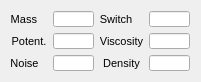
  <widget class="QWidget" name="layoutWidget_8">
   <property name="geometry">
    <rect>
     <x>229</x>
     <y>579</y>
     <width>189</width>
     <height>64</height>
    </rect>
   </property>
   <layout class="QHBoxLayout" name="horizontalLayout_18">
    <item>
     <layout class="QVBoxLayout" name="verticalLayout_50">
      <item>
       <widget class="QLabel" name="label_55">
        <property name="sizePolicy">
         <sizepolicy hsizetype="Fixed" vsizetype="Preferred">
          <horstretch>0</horstretch>
          <verstretch>0</verstretch>
         </sizepolicy>
        </property>
        <property name="minimumSize">
         <size>
          <width>26</width>
          <height>16</height>
         </size>
        </property>
        <property name="maximumSize">
         <size>
          <width>26</width>
          <height>16</height>
         </size>
        </property>
        <property name="font">
         <font>
          <pointsize>8</pointsize>
         </font>
        </property>
        <property name="text">
         <string>Mass</string>
        </property>
        <property name="alignment">
         <set>Qt::AlignRight|Qt::AlignTrailing|Qt::AlignVCenter</set>
        </property>
       </widget>
      </item>
      <item>
       <widget class="QLabel" name="label_56">
        <property name="sizePolicy">
         <sizepolicy hsizetype="Fixed" vsizetype="Preferred">
          <horstretch>0</horstretch>
          <verstretch>0</verstretch>
         </sizepolicy>
        </property>
        <property name="minimumSize">
         <size>
          <width>36</width>
          <height>16</height>
         </size>
        </property>
        <property name="maximumSize">
         <size>
          <width>36</width>
          <height>16</height>
         </size>
        </property>
        <property name="font">
         <font>
          <pointsize>8</pointsize>
         </font>
        </property>
        <property name="text">
         <string>Potent.</string>
        </property>
        <property name="alignment">
         <set>Qt::AlignCenter</set>
        </property>
       </widget>
      </item>
      <item>
       <widget class="QLabel" name="label_57">
        <property name="sizePolicy">
         <sizepolicy hsizetype="Fixed" vsizetype="Preferred">
          <horstretch>0</horstretch>
          <verstretch>0</verstretch>
         </sizepolicy>
        </property>
        <property name="minimumSize">
         <size>
          <width>27</width>
          <height>16</height>
         </size>
        </property>
        <property name="maximumSize">
         <size>
          <width>27</width>
          <height>16</height>
         </size>
        </property>
        <property name="font">
         <font>
          <pointsize>8</pointsize>
         </font>
        </property>
        <property name="text">
         <string>Noise</string>
        </property>
        <property name="alignment">
         <set>Qt::AlignCenter</set>
        </property>
       </widget>
      </item>
     </layout>
    </item>
    <item>
     <layout class="QVBoxLayout" name="verticalLayout_51">
      <item>
       <widget class="QLineEdit" name="unit4MassLineEdit">
        <property name="enabled">
         <bool>true</bool>
        </property>
        <property name="sizePolicy">
         <sizepolicy hsizetype="Fixed" vsizetype="Fixed">
          <horstretch>0</horstretch>
          <verstretch>0</verstretch>
         </sizepolicy>
        </property>
        <property name="minimumSize">
         <size>
          <width>41</width>
          <height>16</height>
         </size>
        </property>
        <property name="maximumSize">
         <size>
          <width>41</width>
          <height>16</height>
         </size>
        </property>
        <property name="font">
         <font>
          <pointsize>8</pointsize>
         </font>
        </property>
        <property name="alignment">
         <set>Qt::AlignRight|Qt::AlignTrailing|Qt::AlignVCenter</set>
        </property>
       </widget>
      </item>
      <item>
       <widget class="QLineEdit" name="unit4PotentLineEdit">
        <property name="sizePolicy">
         <sizepolicy hsizetype="Fixed" vsizetype="Fixed">
          <horstretch>0</horstretch>
          <verstretch>0</verstretch>
         </sizepolicy>
        </property>
        <property name="minimumSize">
         <size>
          <width>41</width>
          <height>16</height>
         </size>
        </property>
        <property name="maximumSize">
         <size>
          <width>41</width>
          <height>16</height>
         </size>
        </property>
        <property name="font">
         <font>
          <pointsize>8</pointsize>
         </font>
        </property>
        <property name="alignment">
         <set>Qt::AlignRight|Qt::AlignTrailing|Qt::AlignVCenter</set>
        </property>
       </widget>
      </item>
      <item>
       <widget class="QLineEdit" name="unit4NoiseLineEdit">
        <property name="sizePolicy">
         <sizepolicy hsizetype="Fixed" vsizetype="Fixed">
          <horstretch>0</horstretch>
          <verstretch>0</verstretch>
         </sizepolicy>
        </property>
        <property name="minimumSize">
         <size>
          <width>41</width>
          <height>16</height>
         </size>
        </property>
        <property name="maximumSize">
         <size>
          <width>41</width>
          <height>16</height>
         </size>
        </property>
        <property name="font">
         <font>
          <pointsize>8</pointsize>
         </font>
        </property>
        <property name="alignment">
         <set>Qt::AlignRight|Qt::AlignTrailing|Qt::AlignVCenter</set>
        </property>
       </widget>
      </item>
     </layout>
    </item>
    <item>
     <layout class="QVBoxLayout" name="verticalLayout_52">
      <item>
       <widget class="QLabel" name="label_58">
        <property name="sizePolicy">
         <sizepolicy hsizetype="Fixed" vsizetype="Preferred">
          <horstretch>0</horstretch>
          <verstretch>0</verstretch>
         </sizepolicy>
        </property>
        <property name="minimumSize">
         <size>
          <width>32</width>
          <height>16</height>
         </size>
        </property>
        <property name="maximumSize">
         <size>
          <width>32</width>
          <height>16</height>
         </size>
        </property>
        <property name="font">
         <font>
          <pointsize>8</pointsize>
         </font>
        </property>
        <property name="text">
         <string>Switch</string>
        </property>
        <property name="alignment">
         <set>Qt::AlignCenter</set>
        </property>
       </widget>
      </item>
      <item>
       <widget class="QLabel" name="label_59">
        <property name="sizePolicy">
         <sizepolicy hsizetype="Fixed" vsizetype="Preferred">
          <horstretch>0</horstretch>
          <verstretch>0</verstretch>
         </sizepolicy>
        </property>
        <property name="minimumSize">
         <size>
          <width>43</width>
          <height>16</height>
         </size>
        </property>
        <property name="maximumSize">
         <size>
          <width>43</width>
          <height>16</height>
         </size>
        </property>
        <property name="font">
         <font>
          <pointsize>8</pointsize>
         </font>
        </property>
        <property name="text">
         <string>Viscosity</string>
        </property>
        <property name="alignment">
         <set>Qt::AlignCenter</set>
        </property>
       </widget>
      </item>
      <item>
       <widget class="QLabel" name="label_60">
        <property name="sizePolicy">
         <sizepolicy hsizetype="Fixed" vsizetype="Preferred">
          <horstretch>0</horstretch>
          <verstretch>0</verstretch>
         </sizepolicy>
        </property>
        <property name="minimumSize">
         <size>
          <width>43</width>
          <height>16</height>
         </size>
        </property>
        <property name="maximumSize">
         <size>
          <width>43</width>
          <height>16</height>
         </size>
        </property>
        <property name="font">
         <font>
          <pointsize>8</pointsize>
         </font>
        </property>
        <property name="text">
         <string>Density</string>
        </property>
        <property name="alignment">
         <set>Qt::AlignCenter</set>
        </property>
       </widget>
      </item>
     </layout>
    </item>
    <item>
     <layout class="QVBoxLayout" name="verticalLayout_53">
      <item>
       <widget class="QLineEdit" name="unit4SwitchLineEdit">
        <property name="sizePolicy">
         <sizepolicy hsizetype="Fixed" vsizetype="Fixed">
          <horstretch>0</horstretch>
          <verstretch>0</verstretch>
         </sizepolicy>
        </property>
        <property name="minimumSize">
         <size>
          <width>41</width>
          <height>16</height>
         </size>
        </property>
        <property name="maximumSize">
         <size>
          <width>41</width>
          <height>16</height>
         </size>
        </property>
        <property name="font">
         <font>
          <pointsize>8</pointsize>
         </font>
        </property>
        <property name="alignment">
         <set>Qt::AlignRight|Qt::AlignTrailing|Qt::AlignVCenter</set>
        </property>
       </widget>
      </item>
      <item>
       <widget class="QLineEdit" name="unit4ViscosityLineEdit">
        <property name="sizePolicy">
         <sizepolicy hsizetype="Fixed" vsizetype="Fixed">
          <horstretch>0</horstretch>
          <verstretch>0</verstretch>
         </sizepolicy>
        </property>
        <property name="minimumSize">
         <size>
          <width>41</width>
          <height>16</height>
         </size>
        </property>
        <property name="maximumSize">
         <size>
          <width>41</width>
          <height>16</height>
         </size>
        </property>
        <property name="font">
         <font>
          <pointsize>8</pointsize>
         </font>
        </property>
        <property name="alignment">
         <set>Qt::AlignRight|Qt::AlignTrailing|Qt::AlignVCenter</set>
        </property>
       </widget>
      </item>
      <item>
       <widget class="QLineEdit" name="unit4DensityLineEdit">
        <property name="sizePolicy">
         <sizepolicy hsizetype="Fixed" vsizetype="Fixed">
          <horstretch>0</horstretch>
          <verstretch>0</verstretch>
         </sizepolicy>
        </property>
        <property name="minimumSize">
         <size>
          <width>41</width>
          <height>16</height>
         </size>
        </property>
        <property name="maximumSize">
         <size>
          <width>41</width>
          <height>16</height>
         </size>
        </property>
        <property name="font">
         <font>
          <pointsize>8</pointsize>
         </font>
        </property>
        <property name="alignment">
         <set>Qt::AlignRight|Qt::AlignTrailing|Qt::AlignVCenter</set>
        </property>
       </widget>
      </item>
     </layout>
    </item>
   </layout>
  </widget>
